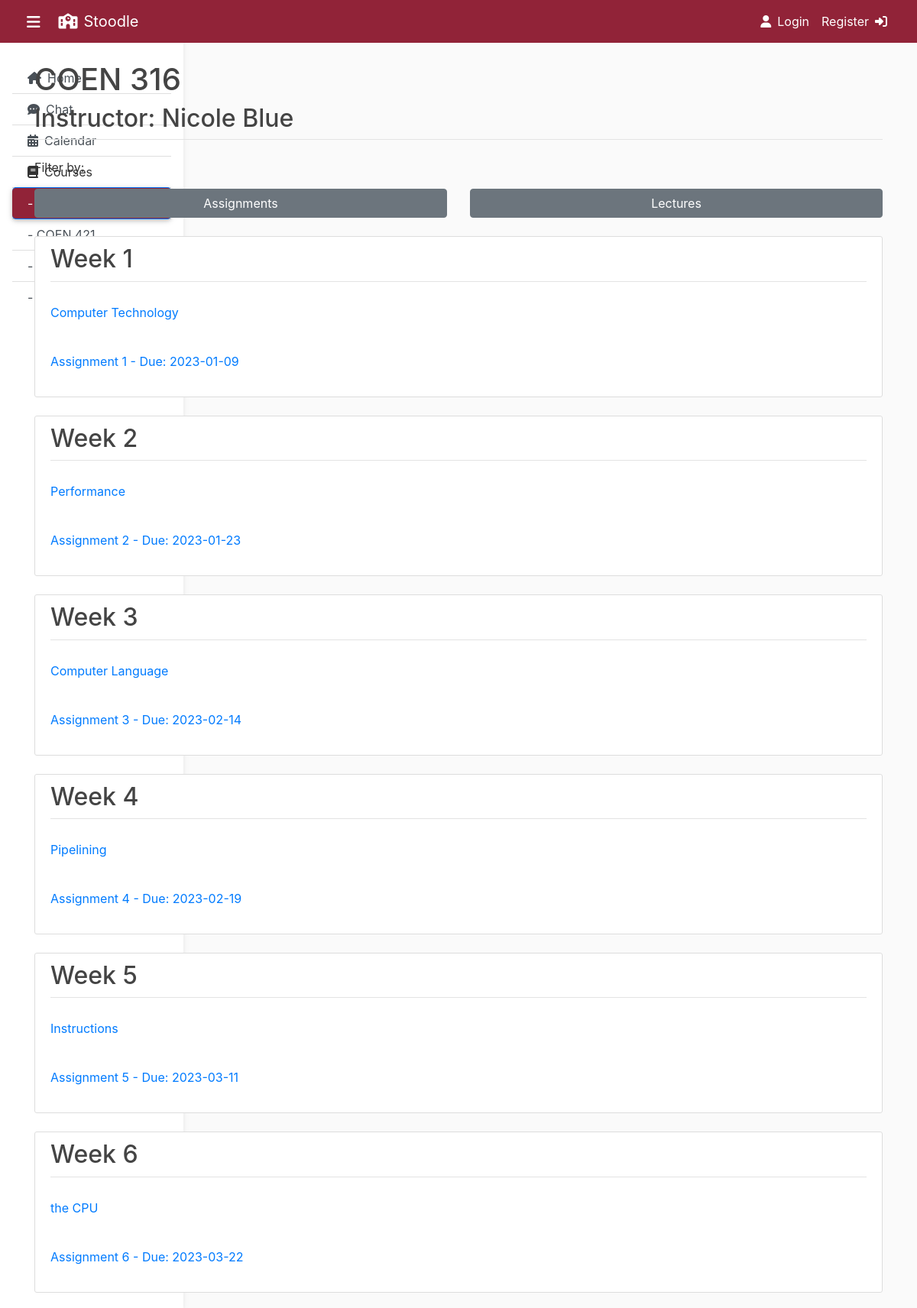
The page /course/COEN 316 on the database its author committed.
### flaskapp/models.py (models this page shows, shortened)
class Course(db.Model):
    id = db.Column(db.Integer, primary_key=True)
    name = db.Column(db.String(16), unique=True, nullable=False)
    teacher = db.Column(db.String(64), nullable=False)
    assignments = db.relationship('Assignment', backref='course', lazy=True)
    lectures = db.relationship('Lecture', backref='course', lazy=True)

class Lecture(db.Model):
    id = db.Column(db.Integer, primary_key=True)
    name = db.Column(db.String(32), nullable=False)
    week = db.Column(db.Integer, nullable=False)
    upload_file = db.Column(db.String(32), nullable=False, default='def_lec.pdf')
    class_id = db.Column(db.Integer, db.ForeignKey('course.id'), nullable=False)

class Assignment(db.Model):
    id = db.Column(db.Integer, primary_key=True)
    name = db.Column(db.String(32), nullable=False)
    week = db.Column(db.Integer, nullable=False)
    date_due = db.Column(db.DateTime, nullable=False, default=datetime.utcnow)
    upload_file = db.Column(db.String(32), nullable=False, default='def_ass.pdf')
    class_id = db.Column(db.Integer, db.ForeignKey('course.id'), nullable=False)

### flaskapp/routes.py (the view)
@app.route("/course/<string:coursename>", methods=['GET'])
def course(coursename):
    courseNames = getCourseNames(Course.query.all())
    course = Course.query.filter_by(name=coursename).first_or_404()
    filt = request.args.get('filt', '', type=str)
    return render_template('course.html', title=coursename, courseNames=courseNames, course=course, filt=filt)

### flaskapp/routes.py (called while the page is built)
def getCourseNames(courses):
    courseNames = []
    for course in courses:
        courseNames.append(course.name)
    return courseNames

### flaskapp/templates/course.html (shortened to what this page needs)
{% extends "base.html" %}
{% block content %}
	<h1 class="mb-2">{{ title }}</h1>
	<h2 class="article-metadata pb-2 mb-4">Instructor: {{ course.teacher }}</h2>
	<p class="content">Filter by:</p>
	<div class="row">
	{% if filt == 'ass' %}
		<div class="col container-fluid">
			<a
				class="btn btn-block btn-danger"
				href="{{ url_for('course', coursename=course.name) }}">
				Assignments
			</a>
		</div>
		<div class="col container-fluid">
			<a
				class="btn btn-block btn-secondary"
				href="{{ url_for('course', coursename=course.name, filt='lec') }}">
				Lectures
			</a>
		</div>
	{% else %}
		<div class="col container-fluid">
			<a
				class="btn btn-block btn-secondary"
				href="{{ url_for('course', coursename=course.name, filt='ass') }}">
				Assignments
			</a>
		</div>
		<div class="col container-fluid">
			<a
				class="btn btn-block btn-secondary"
				href="{{ url_for('course', coursename=course.name, filt='lec') }}">
				Lectures
			</a>
		</div>
	{% endif %}
	</div>
	{% if filt == 'ass' %}
		<article class="media content-section mt-4">
			<div class="media-body pb-2">
				<div class="article-metadata">
					<h2>Assignments</h2>
				</div>
				{% for ass in course.assignments %}
				<p class="article-content">
					Week {{ ass.week }}:  <a href="{{ url_for('static', filename='assignments/' + ass.upload_file) }}">{{ ass.name }} - Due: {{ ass.date_due.strftime("%Y-%m-%d") }}</a>
				</p>
				{% endfor %}
			</div>
		</article>
	{% else %}
		{% for i in range(1, 7) %}
			<article class="media content-section mt-4">
				<div class="media-body pb-2">
					<div class="article-metadata">
						<h2>Week {{ i }}</h2>
					</div>
					<p class="article-content">
						<a href="{{ url_for('static', filename='lectures/' + course.lectures[i-1].upload_file) }}">{{ course.lectures[i-1].name }}</a>
					</p>
					<p class="article-content">
						<a href="{{ url_for('static', filename='assignments/' + course.assignments[i-1].upload_file) }}">{{ course.assignments[i-1].name }} - Due: {{ course.assignments[i-1].date_due.strftime("%Y-%m-%d") }}</a>
					</p>
				</div>
			</article>
		{% endfor %}
	{% endif %}
{% endblock content %}

### flaskapp/templates/base.html (shortened to what this page needs)
<!DOCTYPE html>
<html>
	<head>
		<link
			rel="stylesheet"
			href="https://maxcdn.bootstrapcdn.com/bootstrap/4.0.0/css/bootstrap.min.css"
		/>
		<link
			rel="stylesheet"
			type="text/css"
			href="{{ url_for('static', filename='main.css') }}"
		/>
	</head>
	<body>
		<header class="site-header">
			<nav class="navbar navbar-expand-md navbar-dark bg-steel fixed-top">
				<div class="container-fluid">
					<a class="navbar-brand mr-1" href="/">
						<a class="text-white" data-toggle="collapse" href="#sidebarMenu" role="button" aria-expanded="false" aria-controls="sidebarMenu">
							<i class="fas fa-bars fa-lg mr-4"></i>
						</a>
					</a>
					<a class="navbar-brand mr-1" href="/">
						<i class="fas fa-school mr-2"></i>Stoodle
					</a>
					<div class="collapse navbar-collapse" id="navbarToggle">
						<div class="navbar-nav ml-auto">
							{% if current_user.is_authenticated %}
								<a class="nav-item nav-link mr-1" href="{{ url_for('account') }}">
									<i class="fa fa-user-secret mr-2" aria-hidden="true"></i>Account
								</a>
								<a class="nav-item nav-link" href="{{ url_for('logout') }}">
									Logout<i class="fa fa-sign-out ml-2" aria-hidden="true"></i>
								</a>
							{% else %}
								<a class="nav-item nav-link" href="{{ url_for('login') }}">
									<i class="fa fa-user mr-2" aria-hidden="true"></i>Login
								</a>
								<a class="nav-item nav-link" href="{{ url_for('register') }}">
									Register<i class="fa fa-sign-in ml-2" aria-hidden="true"></i>
								</a>
							{% endif %}
						</div>
					</div>
				</div>
			</nav>
		</header>
		<main role="main" class="container">
			<div class="row">
				<div class="position-sticky">
					<nav id="sidebarMenu" class="collapse d-lg-block sidebar collapse bg-white">
						<div class="list-group list-group-flush mx-3 mt-4">
							<a href="{{ url_for('home') }}" class="list-group-item list-group-item-action py-2 ripple {% if not title %}active{% endif %}" aria-current="true">
								<span><i class="fa fa-home mr-2" aria-hidden="true"></i>Home</span>
							</a>
							<a href="{{ url_for('chat') }}" class="list-group-item list-group-item-action py-2 ripple {% if title == 'Chat' %}active{% endif %}">
								<span><i class="fa fa-commenting mr-2" aria-hidden="true"></i>Chat</span>
							</a>
							<a href="{{ url_for('calendar') }}"class="list-group-item list-group-item-action py-2 ripple {% if title == 'Calendar' %}active{% endif %}">
								<span><i class="fa fa-calendar mr-2" aria-hidden="true"></i>Calendar</span>
							</a>
							<a class="list-group-item py-2">
								<span><i class="fa fa-book mr-2" aria-hidden="true"></i>Courses</span>
							</a>
							{% for course in courseNames %}
								<a href="{{ url_for('course', coursename=course) }}" class="list-group-item list-group-item-action py-2 ripple {% if title == course %}active{% endif %}">
									<span>- {{ course }}</span>
								</a>
							{% endfor %}
						</div>
					</nav>
				</div>
				<div class="container-fluid col-sm-12">
				{% block content %}
				{% endblock %}
				</div>
			</div>
		</main>
	</body>
</html>

### flaskapp/static/main.css (style rules this page uses)
body { background: #fafafa; color: #333333; margin-top: 5rem; }
h1, h2, h3, h4, h5, h6 { color: #444444; font: 'Gill Sans'; }
.bg-steel { background-color: #912338; }
.site-header .navbar-nav .nav-link { color: #FFFFFF; }
.content-section { background: #ffffff; padding: 10px 20px; border: 1px solid #dddddd; border-radius: 3px; margin-bottom: 20px; }
.article-content { white-space: pre-line; }
.article-metadata { padding-bottom: 1px; margin-bottom: 4px; border-bottom: 1px solid #e3e3e3 }
.sidebar { position: fixed; top: 0; bottom: 0; left: 0; padding: 58px 0 0; box-shadow: 0 2px 5px 0 rgb(0 0 0 / 5%), 0 2px 10px 0 rgb(0 0 0 / 5%); width: 240px; z-index: 600; }
.sidebar .active { border-radius: 5px; box-shadow: 0 2px 5px 0 rgb(0 0 0 / 16%), 0 2px 10px 0 rgb(0 0 0 / 12%); background-color: #912338; }

### rows shown on the page
Course: name "COEN 316", teacher "Nicole Blue"
Course: name "COEN 421"
Lecture: name "Computer Technology"
Assignment: name "Assignment 1", date_due "2023-01-09"
Lecture: name "Performance"
Assignment: name "Assignment 2", date_due "2023-01-23"
Lecture: name "Computer Language"
Assignment: name "Assignment 3", date_due "2023-02-14"
Lecture: name "Pipelining"
Assignment: name "Assignment 4", date_due "2023-02-19"
Lecture: name "Instructions"
Assignment: name "Assignment 5", date_due "2023-03-11"
Lecture: name "the CPU"
Assignment: name "Assignment 6", date_due "2023-03-22"

### other values the page prints
{{ i }} "1" "2" "3" "4" "5" "6"
